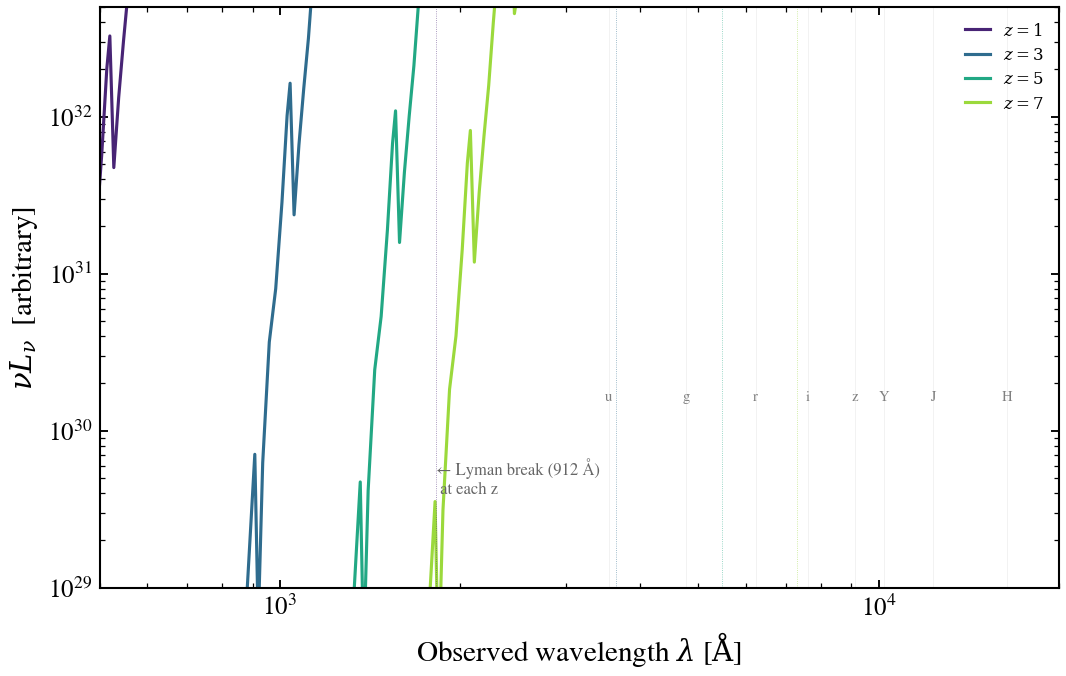

Recreate this plot in Python.
"""
Full galaxy SED with IGM absorption applied at multiple redshifts
==================================================================

A young Lyman-break galaxy SED is built once at rest frame, then
redshifted to a sequence of observed-frame epochs (``z = 1, 3, 5, 7``)
with the Inoue et al. 2014 IGM transmission stamped on top. The
characteristic spectral signatures move with redshift:

- 1216 Å Lyα → (1+z) × 1216 Å in the observed frame
- 912 Å Lyman limit dropout sweeps redward
- Cumulative Lyman forest absorption strengthens with z

This is the figure that motivates LBG dropout selection: at z ≥ 4
the u-band drops out entirely, at z ≥ 6 g goes dark, at z ≥ 8 r
goes dark.

References:
- Inoue et al. 2014, MNRAS, 442, 1805
- Steidel et al. 1996, AJ, 112, 352 (LBG dropout origins)

"""

import os

os.environ["TF_CPP_MIN_LOG_LEVEL"] = "2"  # suppress XLA/PjRt C++ INFO+WARNING logs

import warnings

import jax
import matplotlib.pyplot as plt
import numpy as np

import tengri
from tengri.analysis.plotting import setup_style

setup_style()
warnings.filterwarnings("ignore", message=".*BakedInBackend.*")

REDSHIFTS = [1.0, 3.0, 5.0, 7.0]
COLORS = plt.cm.viridis(np.linspace(0.1, 0.85, len(REDSHIFTS)))

C_AA_PER_S = 2.998e18
SFH = {
    "type": "dpl",
    "*": tengri.FIXED,
    "tau_gyr": 0.3,
    "log_total_mass": 10.0,
    "alpha": 3.0,
    "beta": 2.0,
}
DUST = {"type": "two_component", "*": tengri.FIXED, "tau_diff": 0.1, "tau_bc": 0.1}

fig, ax = plt.subplots(figsize=(7.4, 4.8))

for z, color in zip(REDSHIFTS, COLORS):
    model = tengri.SEDModel.build(
        tengri.load_ssp(),
        sfh=SFH,
        dust=DUST,
        igm={"type": "inoue14"},
        redshift=tengri.Fixed(z),
    )
    p = dict(model.spec.sample(jax.random.PRNGKey(0)))
    out = model.predict_rest_sed(p)
    wave_rest = np.asarray(out.wavelength)
    wave_obs = wave_rest * (1.0 + z)
    nu = C_AA_PER_S / wave_obs
    nu_f_nu = nu * np.asarray(out.sed)
    ax.loglog(wave_obs, nu_f_nu, color=color, lw=1.5, label=f"$z={z:g}$")

for z, color in zip(REDSHIFTS, COLORS):
    ax.axvline(912.0 * (1.0 + z), color=color, lw=0.4, ls=":", alpha=0.6)
ax.text(912 * 2, 4e29, "← Lyman break (912 Å)\n at each z", fontsize=8, color="0.4")

BANDS = {
    "u": 3543,
    "g": 4770,
    "r": 6231,
    "i": 7625,
    "z": 9134,
    "Y": 10200,
    "J": 12300,
    "H": 16400,
}
for name, lam in BANDS.items():
    ax.axvline(lam, color="0.85", lw=0.4, alpha=0.4)
    ax.text(lam, 1.5e30, name, fontsize=7, color="0.5", ha="center", va="bottom")

ax.set(
    xlim=(500, 2e4),
    ylim=(1e29, 5e32),
    xlabel=r"Observed wavelength $\lambda$ [$\mathrm{\AA}$]",
    ylabel=r"$\nu L_\nu$  [arbitrary]",
)
ax.legend(frameon=False, fontsize=8, loc="upper right")

fig.tight_layout()
plt.savefig("plot_sed_with_igm.png", dpi=150, bbox_inches="tight")
